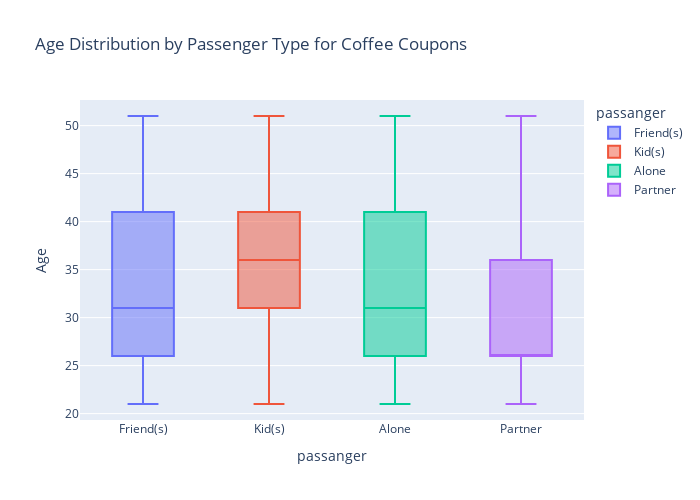

The notebook cell this image was saved under:
### Code cell
age_mapping = {
    '21': 21,
    '26': 26,
    '31': 31,
    '36': 36,
    '41': 41,
    '46': 46,
    '50plus': 51 
    
}
coffee_data['age_num'] = coffee_data['age'].map(age_mapping)
import plotly.express as px

fig = px.box(
    coffee_data,
    x='passanger',
    y='age_num',
    color='passanger',
    title='Age Distribution by Passenger Type for Coffee Coupons',
    labels={'age_num': 'Age'}
)

fig.update_layout(
    width=700,
    height=500
)
fig.write_image("images/age_distribution_by_passenger_type_for_coffee_coupons.png", width = 900, height = 700, scale = 1)  # Save as PNG
fig.show()

### Figure 1 — Plotly figure (JSON) as saved in the notebook; plotly's stock layout.template omitted (floating-point values rounded to 4 significant figures; data arrays with more than 128 entries replaced by an {"elided": "..."} marker saying what was removed)
{"data": [{"alignmentgroup": "True", "hovertemplate": "passanger=%{x}<br>Age=%{y}<extra></extra>", "legendgroup": "Friend(s)", "marker": {"color": "#636efa"}, "name": "Friend(s)", "notched": false, "offsetgroup": "Friend(s)", "orientation": "v", "showlegend": true, "type": "box", "x": {"elided": "1226 str values"}, "x0": " ", "xaxis": "x", "y": {"elided": "1226 float values"}, "y0": " ", "yaxis": "y"}, {"alignmentgroup": "True", "hovertemplate": "passanger=%{x}<br>Age=%{y}<extra></extra>", "legendgroup": "Kid(s)", "marker": {"color": "#EF553B"}, "name": "Kid(s)", "notched": false, "offsetgroup": "Kid(s)", "orientation": "v", "showlegend": true, "type": "box", "x": {"elided": "206 str values"}, "x0": " ", "xaxis": "x", "y": {"elided": "206 float values"}, "y0": " ", "yaxis": "y"}, {"alignmentgroup": "True", "hovertemplate": "passanger=%{x}<br>Age=%{y}<extra></extra>", "legendgroup": "Alone", "marker": {"color": "#00cc96"}, "name": "Alone", "notched": false, "offsetgroup": "Alone", "orientation": "v", "showlegend": true, "type": "box", "x": {"elided": "2253 str values"}, "x0": " ", "xaxis": "x", "y": {"elided": "2253 float values"}, "y0": " ", "yaxis": "y"}, {"alignmentgroup": "True", "hovertemplate": "passanger=%{x}<br>Age=%{y}<extra></extra>", "legendgroup": "Partner", "marker": {"color": "#ab63fa"}, "name": "Partner", "notched": false, "offsetgroup": "Partner", "orientation": "v", "showlegend": true, "type": "box", "x": {"elided": "304 str values"}, "x0": " ", "xaxis": "x", "y": {"elided": "304 float values"}, "y0": " ", "yaxis": "y"}], "layout": {"boxmode": "overlay", "height": 500, "legend": {"title": {"text": "passanger"}, "tracegroupgap": 0}, "title": {"text": "Age Distribution by Passenger Type for Coffee Coupons"}, "width": 700, "xaxis": {"anchor": "y", "categoryarray": ["Friend(s)", "Kid(s)", "Alone", "Partner"], "categoryorder": "array", "domain": [0, 1], "title": {"text": "passanger"}}, "yaxis": {"anchor": "x", "domain": [0, 1], "title": {"text": "Age"}}}}
